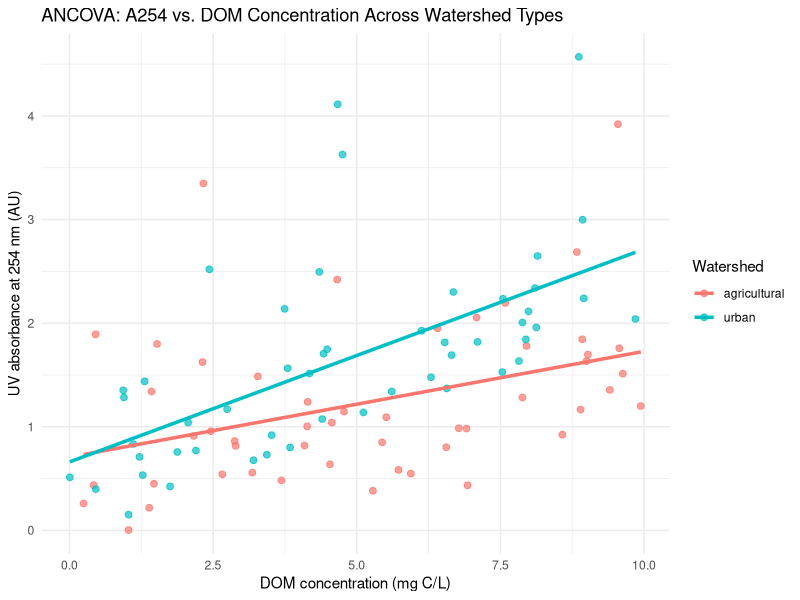

Reproduce this figure in R.
##Created by Samantha Summerfield
##11/14/25
##HW 11 for ZOO800
##modified from HW 10


#------------------ Objective 1: ANCOVA Simulation: DOM Scenario ------------------#

#Variables (names & units):
###Response: A254 — UV absorbance at 254 nm (absorbance units, AU)
###Continuous predictor: DOM_conc — dissolved organic matter concentration (mg C/ L)
###Two-level factor: Watershed — agricultural vs urban (categorical)

set.seed(123)

# Sample size
n <- 100
n_group <- n/2

# Continuous predictor: DOM concentration (mg C/L) this is X!
DOM_conc <- runif(n, 0, 10)

# Categorical predictor: watershed type, these are the two categorical variables
Watershed <- factor(rep(c("agricultural", "urban"), each = n_group))

# ANCOVA structure here:

interaction <- TRUE   # TRUE = different slopes; FALSE = parallel slopes

# "True" intercepts and slopes for A254 ~ DOM_conc
# Agricultural watershed
beta0_ag <- 0.5
beta1_ag <- 0.12

# Urban watershed
beta0_urb <- 0.8
beta1_urb <- ifelse(interaction, 0.20, 0.12)

# Lognormal errors (centered)
err <- rlnorm(n, meanlog = 0, sdlog = 0.6)
err <- err - mean(err)

# Generate response variable: A254 absorbance (AU), absorbance is the Y!
A254 <- ifelse(Watershed == "agricultural",
               beta0_ag + beta1_ag * DOM_conc + err,
               beta0_urb + beta1_urb * DOM_conc + err)

# Combine into data frame
df <- data.frame(DOM_conc, A254, Watershed)

# Fit ANCOVA model
model <- lm(A254 ~ DOM_conc * Watershed, data = df)
summary(model)

# ------------------ Plot ------------------ #
library(ggplot2)

ggplot(df, aes(x = DOM_conc, y = A254, color = Watershed)) +
  geom_point(size = 2, alpha = 0.7) +
  geom_smooth(method = "lm", se = FALSE, linewidth = 1.2) +
  labs(
    title = ifelse(interaction,
                   "ANCOVA: A254 vs. DOM Concentration Across Watershed Types",
                   "ANCOVA with Parallel Slopes"),
    x = "DOM concentration (mg C/L)",
    y = "UV absorbance at 254 nm (AU)"
  ) +
  theme_minimal()


#save df as a .csv to send to partner
write.csv(df, "DOM_conc_abs_data.csv")

#####my scenario I made for this data, send to partner
#Water entering a drinking water treatment plant was sampled from tributaries surrounded by agricultural 
#and urban watersheds. DOM concentration(mg/L C) and the UV absorbance at 254 nm (A254) was measured to estimate
#DOM aromaticity. This looks to determine whether land-use influences DOM aromaticity (how 
#absorbance scales with concentration before treatment and if these differences will influence water quality). 

#Ecological question:
# Does DOM absorbance increase with DOM concentration in the same way for agricultural and urban 
# tributaries supplying the drinking water treatment plant?




#------------------ Objective 2: Partner(Maggie Phillips) Data Exploration ------------------#




